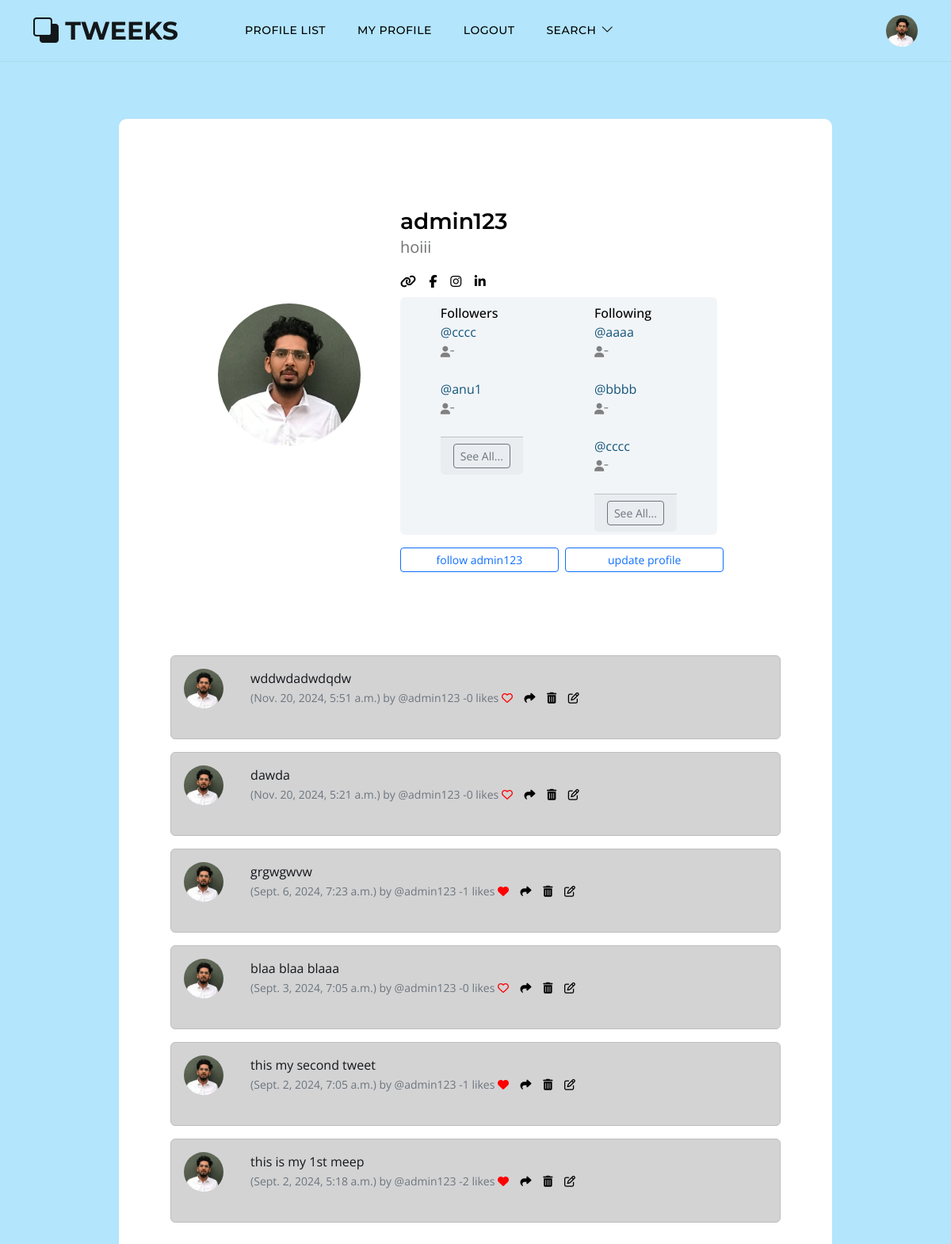
Screenshot of /profile/1 (signed in) with the database file from the repository.
### appzz11/models.py (models this page shows, shortened)
class Profile(models.Model):
    user = models.OneToOneField(User, on_delete=models.CASCADE)
    follows = models.ManyToManyField("self", related_name="followed_by", symmetrical=False, blank=True)
    date_modified = models.DateTimeField(User, auto_now=True)
    profile_image = models.ImageField(null=True, blank=True, upload_to="images/" )
    profile_bio = models.CharField(null=True, blank=True, max_length=500)
    homepage_link = models.CharField(null=True, blank=True, max_length=100)
    facebook_link = models.CharField(null=True, blank=True, max_length=100)
    instagram_link = models.CharField(null=True, blank=True, max_length=100)
    linkedin_link = models.CharField(null=True, blank=True, max_length=100)
    def __str__(self):
        return self.user.username

class Meep(models.Model):
    user = models.ForeignKey(User, related_name="meeps", on_delete=models.DO_NOTHING)
    body = models. CharField(max_length=200)
    created_at = models.DateTimeField(auto_now_add=True)
    likes = models.ManyToManyField(User, related_name="meep_like", blank=True)
    def number_of_likes(self):
        return self.likes.count()

### appzz11/views.py (the view, shortened to what this page needs)
# urls.py: path('profile/<int:pk>', views.profile, name="profile"),
def profile(request, pk):
    if request.user.is_authenticated:
        profile = Profile.objects.get(user_id=pk)
        meeps = Meep.objects.filter(user_id=pk).order_by("-created_at")
        return render(request, "./profile.html", {'profile':profile, "meeps":meeps})
    else:
        messages.success(request, ("you must be log in to acess this page"))
        return redirect('home')

### templates/profile.html (shortened to what this page needs)
{% extends 'base.html' %}
{% load static %}
{% block content %}
{% if profile %}
<div class="containeree mt-5 d-flex justify-content-center">
    <div class="card p-3">
        <div class="d-flex align-items-center">
            <div class="image">
              {% if profile.profile_image %}
                <img src="{{ profile.profile_image.url }}" style="width: 180px; height:180px; border-radius: 50%; margin-left: 60px;" alt="">
              {% endif %}
            </div> &nbsp;&nbsp;&nbsp;&nbsp;&nbsp;&nbsp;&nbsp;&nbsp;&nbsp;&nbsp;&nbsp;&nbsp;
            <div class="ml-3 w-100">
                <br><br>
                <h4 class="mb-0 mt-0">{{ profile.user.username }}</h4>
                <span>
                    {% if profile.profile_bio %}
                    <p align="justify">{{profile.profile_bio }}</p>
                    {% endif %}
                </span>
                    {% if profile.homepage_link %}
                    <a href="{{ profile.homepage_link }}" target="new">
                    <i class="fa-solid fa-link" style="color:rgb(0, 0, 0)"></i></a>
                    {% endif %}
                    {% if profile.facebook_link %}
                                <a href="{{ profile.facebook_link }}" target="new">
                                <i class="fa-brands fa-facebook-f" style="color:rgb(0, 0, 0)"></i></a>
                    {% endif %}
                    {% if profile.instagram_link %}
                                <a href="{{ profile.instagram_link }}" target="new">
                                <i class="fa-brands fa-instagram" style="color:rgb(0, 0, 0)"></i></a>
                    {% endif %}
                    {% if profile.linkedin_link %}
                                <a href="{{ profile.linkedin_link }}" target="new">
                                <i class="fa-brands fa-linkedin-in" style="color:rgb(0, 0, 0)"></i></a>
                    {% endif %}
                <div class="p-2 mt-2 bg-primary d-flex justify-content-between rounded text-white stats" style="width:400px; height:300px;">
                    <div class="d-flex flex-column">
                        <span class="number1">Followers</span>
                        {% for following in profile.followed_by.all|slice:3 %}
                        <a href="{% url 'profile' following.user.id %}">@{{ following }}</a>
                            {% if following in profile.follows.all %}
                                <a href="{% url 'unfollow' following.user.id %}"><i class="fa fa-user-minus small" style="color:gray"></i></a>
                            {% else %}
                                <a href="{% url 'follow' following.user.id %}"><i class="fa fa-user-plus small" style="color:gray"></i></a>
                            {% endif %} <br/>
                        {% endfor %}
                        <div class="card-footer text-end" >
                            <a href="{% url 'followers' profile.user.id %}"
                            class="btn btn-sm btn-outline-secondary">See All...</a>
                        </div>
                    </div>
                    <div class="d-flex flex-column">
                        <span class="number2">Following</span>
                        {% for following in profile.follows.all|slice:3  %}
                                    <a href="{% url 'profile' following.user.id %}">@{{ following }}</a>
                                    <a href="{% url 'unfollow' following.user.id %}">
                                        <i class="fa fa-user-minus small" style="color:gray"></i>
                                    </a>
                                    <br/>
                        {% endfor %}
                        <div class="card-footer text-end" >
                            <a href="{% url 'follows' profile.user.id %}"
                            class="btn btn-sm btn-outline-secondary" >See All...</a>
                        </div>
                    </div>
                </div>
                <div class="button mt-2 d-flex flex-row align-items-center">
                    <form method=POST>
                        {% if profile in user.profile.follows.all %}
                            <button  class="btn btn-sm btn-outline-primary " style="width: 200px;" name="follow" value="unfollow" type="submit">unfollow {{profile.user.username}}</button>
                        {% else %}
                            <button  class="btn btn-sm btn-outline-primary "style="width: 200px;" name="follow" value="follow" type="submit">follow {{profile.user.username}}</button>
                        {% endif %}
                    </form>
                    <br> &nbsp;&nbsp;
                    {% if request.user.id == profile.user.id %}
                    <a href="{% url 'update_user' %}" class="btn btn-sm btn-outline-primary "style="width: 200px;">update profile</a> <br/>
                    {% endif %}
                    <br>
                </div>
            </div>
        </div><br><br><br><br>
        <div class="col-12">
            {% if meeps %}
                {% for meep in meeps %}
                <div class="alert alert-dark" role="alert">
                    <div class="containerz">
                        <div class="row">
                            <div class="col-1">
                                {% if profile.profile_image %}
                                <img src="{{ profile.profile_image.url }}" width=50 height=50 class="rounded-circle" alt="{{ profile.user.username }}">
                                {% else %}
                                <img src="{% static 'img1.jpg' %}" width=50 height=50 class="rounded-circle" alt="{{ profile.user.username }}">
                                {% endif %}
                            </div> &nbsp; &nbsp; &nbsp;
                            <div class="col-10">
                                    {{ meep.body }} <br>
                                    <small class = "text-muted">
                                        ({{meep.created_at}}) by
                                        @{{ meep.user.username }}
                                        -{{ meep.number_of_likes }} likes
                                        {% if user in meep.likes.all %}
                                            <a href="{% url 'meep_like' meep.id %}"><i class="fa-solid fa-heart" style='color:red'></i></a>
                                        {% else %}
                                            <a href="{% url 'meep_like' meep.id %}"><i class="fa fa-heart-o" style="color:red"></i></a>
                                        {% endif %}
                                        <a href="{% url 'meep_show' meep.id %}"><i class="fa-solid fa-share" style="color:rgb(0, 0, 0)"></i></a>
                                        {% if request.user.username == profile.user.username %}
                                            <a href="{% url 'delete_meep' meep.id %}"><i class="fa fa-trash" style="color:rgb(0, 0, 0)"></i></a>
                                            <a href="{% url 'edit_meep' meep.id %}"><i class="fa fa-edit" style="color:rgb(0, 0, 0)"></i></a>
                                        {% endif %}
                                    </small>
                                </div>
                                <br><br><br>
                            </div>
                        </div>
                    </div>
                {% endfor %}
            {% endif %}
        </div>
    </div>
 </div>
{% endif %}
{% endblock %}"

### templates/navbar.html (shortened to what this page needs)
{% load static %}
<nav class="navbar navbar-expand-lg">
  <div class="container">
    <a class="navbar-brand" href="{% url 'home' %}">
        <i class="bi-back"></i>
        <span>TWEEKS</span>
    </a>
    <div class="collapse navbar-collapse" id="navbarNav">
        <ul class="navbar-nav ms-lg-5 me-lg-auto">
          {% if user.is_authenticated %}
            <li class="nav-item">
                <a class="nav-link click-scroll" href="{% url 'profile_list' %}">Profile List</a>
            </li>
            <li class="nav-item">
                <a class="nav-link click-scroll"  href="{% url 'profile' request.user.id %}"> my Profile</a>
            </li>
            <li class="nav-item">
                <a class="nav-link click-scroll" href="{% url 'logout' %}"> Logout</a>
            </li>
          {% endif %}
            <li class="nav-item dropdown">
                <a class="nav-link dropdown-toggle" href="#" id="navbarLightDropdownMenuLink" role="button" data-bs-toggle="dropdown" aria-expanded="false">SEARCH</a>
            </li>
        </ul>
        {% if user.is_authenticated %}
          <div class="d-none d-lg-block">
            <a href="{% url 'profile' request.user.id %}" >
              {% if user.profile.profile_image %}
                <img src="{{ user.profile.profile_image.url }}" class="rounded-circle" height=40 width=40>
              {% else %}
                <img src="{% static 'img1.jpg' %}" class="img-fluid rounded-circle" alt="Profile Image" height=30 width=30>
              {% endif %}
            </a>
          </div>
        {% endif %}
    </div>
  </div>
</nav>

### static/css/templatemo-topic-listing.css (style rules this page uses)
:root { --white-color: #ffffff; --primary-color: #13547a; --secondary-color: #80d0c7; --section-bg-color: #f0f8ff; --custom-btn-bg-color: #80d0c7; --custom-btn-bg-hover-color: #13547a; --dark-color: #000000; --p-color: #717275; --border-color: #7fffd4; --link-hover-color: #13547a; --body-font-family: 'Open Sans', sans-serif; --title-font-family: 'Montserrat', sans-serif; --h1-font-size: 58px; --h2-font-size: 46px; --h3-font-size: 32px; --h4-font-size: 28px; --h5-font-size: 24px; --h6-font-size: 22px; --p-font-size: 20px; --menu-font-size: 14px; --btn-font-size: 18px; --copyright-font-size: 16px; --border-radius-large: 100px; --border-radius-medium: 20px; --border-radius-small: 10px; --font-weight-normal: 400; --font-weight-medium: 500; --font-weight-semibold: 600; --font-weight-bold: 700; }
body { background-color: var(--white-color); font-family: var(--body-font-family); }
h2, h3, h4, h5, h6 { color: var(--dark-color); }
h1, h2, h3, h4, h5, h6 { font-family: var(--title-font-family); font-weight: var(--font-weight-semibold); }
h4 { font-size: var(--h4-font-size); }
p { color: var(--p-color); font-size: var(--p-font-size); font-weight: var(--font-weight-normal); }
ul li { color: var(--p-color); font-size: var(--p-font-size); font-weight: var(--font-weight-normal); }
a, button { touch-action: manipulation; transition: all 0.3s; }
a { display: inline-block; color: var(--primary-color); text-decoration: none; }
.navbar { background: transparent; border-bottom: 1px solid rgba(128, 208, 199, 0.35); z-index: 9; }
.navbar-brand, .navbar-brand:hover { font-size: var(--h3-font-size); font-weight: var(--font-weight-bold); display: block; }
.navbar-brand span { font-family: var(--title-font-family); }
.navbar-expand-lg .navbar-nav .nav-link { border-radius: var(--border-radius-large); margin: 10px; padding: 10px; }
.navbar-nav .nav-link { display: inline-block; color: var(--dark-color); font-family: var(--title-font-family); font-size: var(--menu-font-size); font-weight: var(--font-weight-medium); text-transform: uppercase; letter-spacing: 0.5px; position: relative; padding-top: 15px; padding-bottom: 15px; }
.navbar .dropdown-toggle::after { content: "\f282"; display: inline-block; font-family: bootstrap-icons !important; font-size: var(--copyright-font-size); font-style: normal; font-weight: normal !important; font-variant: normal; text-transform: none; line-height: 1; vertical-align: -.125em; -webkit-font-smoothing: antialiased; -moz-osx-font-smoothing: grayscale; position: relative; left: 2px; border: 0; }

### templates/profile.html (style rules this page uses)
body { background-color:#B3E5FC; border-radius: 10px; }
.card { width: 900px; border-color: #ffffff; border-width: 49px; border-radius: 10px; padding: 900px; background-color: #ffffff; }
.stats { width: 210px; background: #f2f5f8 !important; color: #000 !important; ; }
.number1 { font-weight:500; }
.number2 { font-weight:500; }

### rows the page displays
Profile: profile_image (picture), user.username "admin123", profile_bio "hoiii"
Profile: user.username "cccc"
Profile: user.username "anu1"
Profile: user.username "aaaa"
Profile: user.username "bbbb"
Meep: profile_image (picture), body "wddwdadwdqdw", created_at "Nov. 20, 2024, 5:51 a.m.", user.username "admin123", number_of_likes "0"
Meep: profile_image (picture), body "dawda", created_at "Nov. 20, 2024, 5:21 a.m.", user.username "admin123", number_of_likes "0"
Meep: profile_image (picture), body "grgwgwvw", created_at "Sept. 6, 2024, 7:23 a.m.", user.username "admin123", number_of_likes "1"
Meep: profile_image (picture), body "blaa blaa blaaa", created_at "Sept. 3, 2024, 7:05 a.m.", user.username "admin123", number_of_likes "0"
Meep: profile_image (picture), body "this my second tweet", created_at "Sept. 2, 2024, 7:05 a.m.", user.username "admin123", number_of_likes "1"
Meep: profile_image (picture), body "this is my 1st meep", created_at "Sept. 2, 2024, 5:18 a.m.", user.username "admin123", number_of_likes "2"
